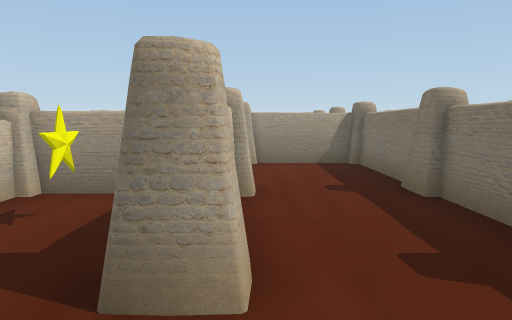
[1] (above)

24 first-person views from a walk through a Unity game level. The camera is 1.2 m above the floor, tilts 6° down and sees 70° across. The floor is counted in squares, 1 m on a side. Each view is taken from the middle of a square. On the plan, view 1 faces up. The plan holds only what a view shows up to about 15 squares ahead; the rest is blank. The place goes on beyond the plan. Some animated figures are not drawn.

[2]
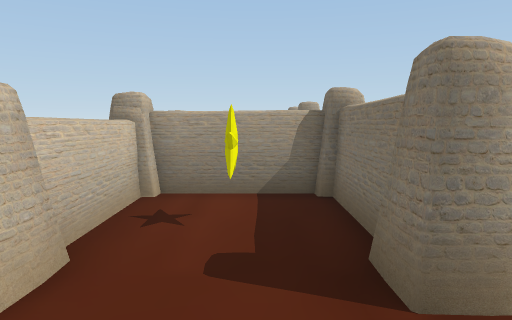

[3]
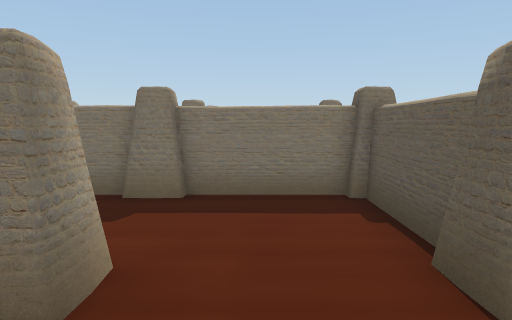

[4]
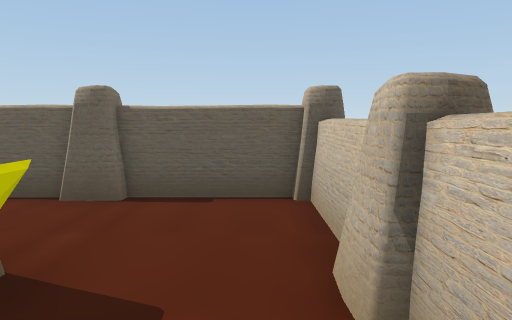

[5]
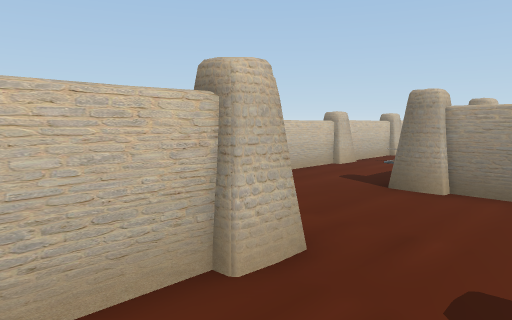

[6]
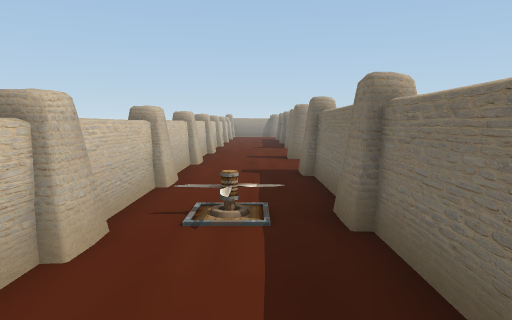

[7]
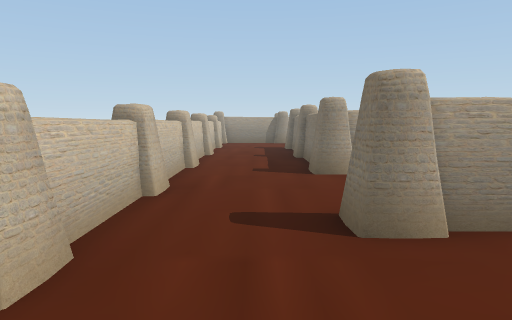

[8]
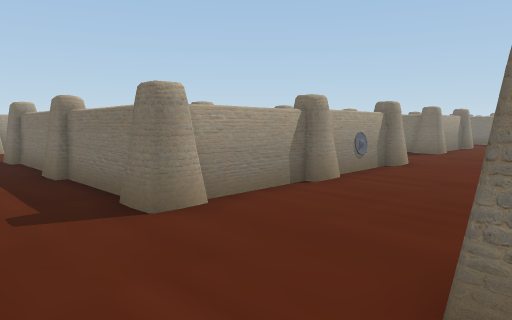

[9]
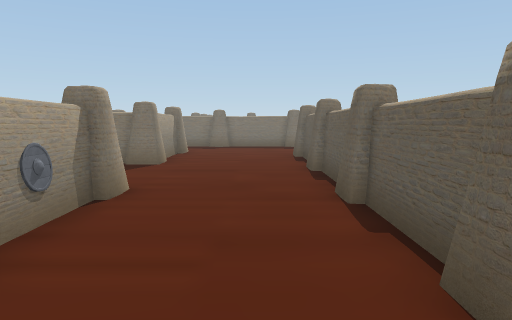

[10]
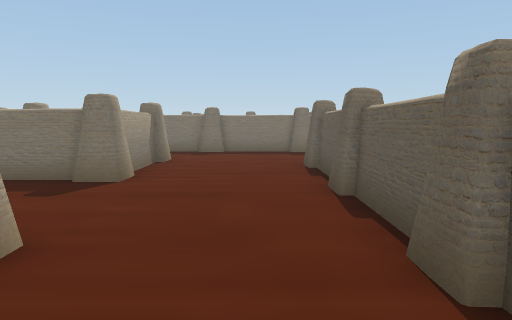

[11]
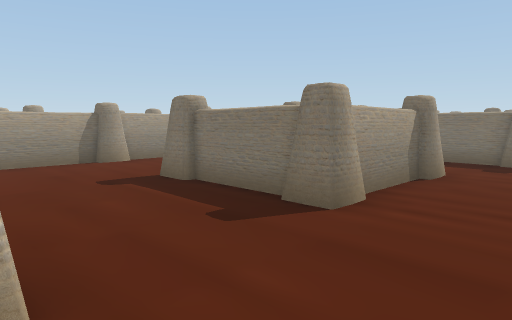

[12]
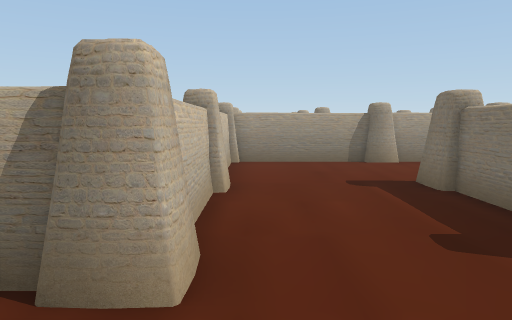

[13]
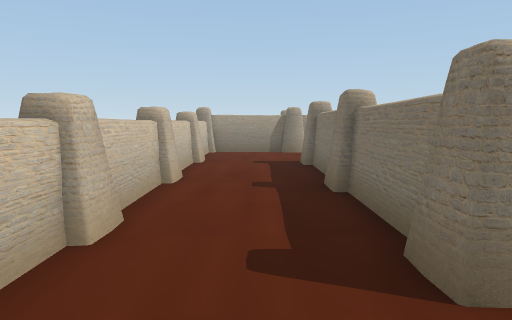

[14]
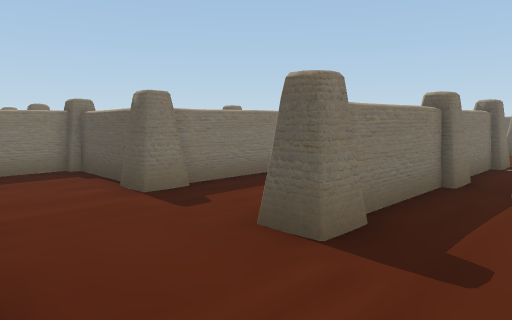

[15]
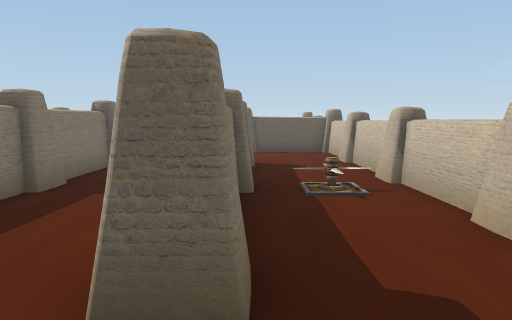

[16]
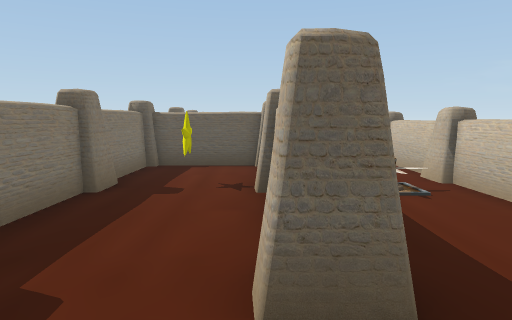

[17]
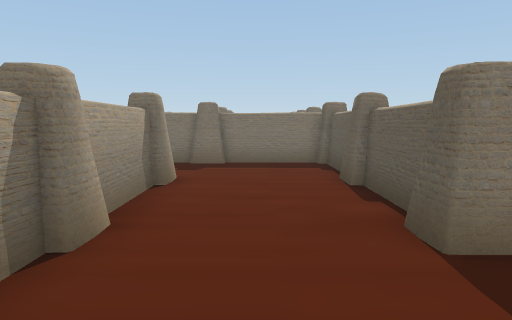

[18]
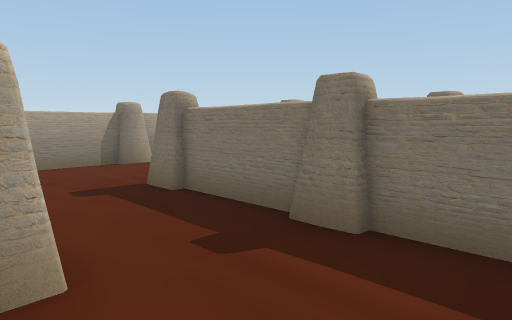

[19]
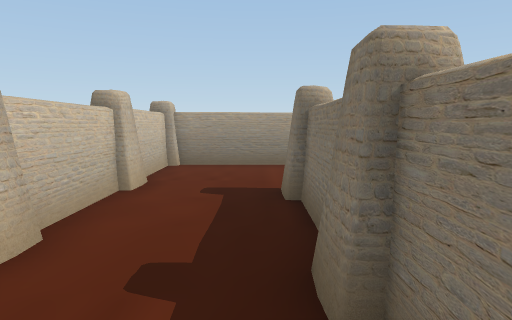

[20]
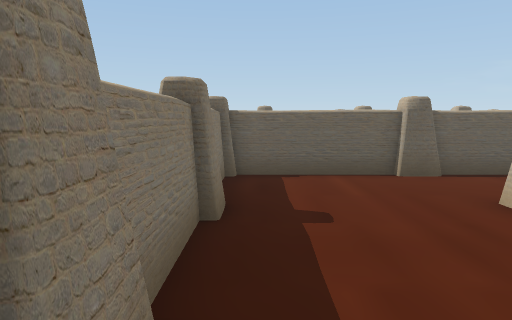

[21]
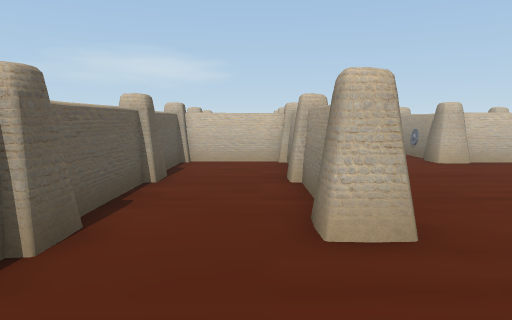

[22]
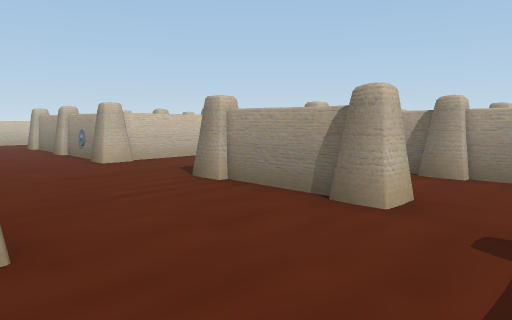

[23]
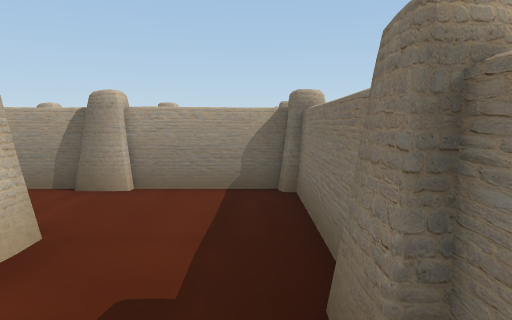

[24]
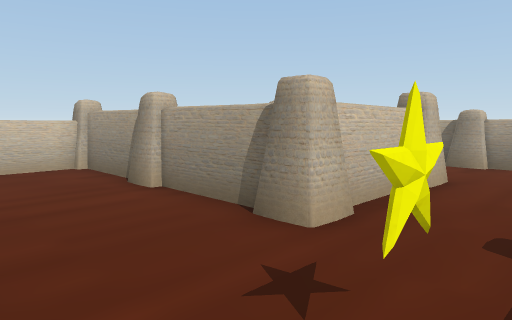

### Floor plan
Key: @ floor where view 1 was taken; # wall or solid block; x gap in a wall; . floor; ^ raised ledge; S star; O other object.
Columns run from 4 left of view 1 to 21 right of it. Each row starts with its distance up from view 1.
 43        x..              x
 42        #..         #^^^^#^
 41        ^..         #.....
 40        ^..         #....
 39 #^^##^^#..    ^#   #....
 38 ^.........         #...#
 37 ^........S         #...^
 36 ^........          #...^
 35 ^...#     .#########...#
 34 ^...#      ^...........#
 33 ^...#      #...........^
 32 ^...#      #...........^
 31 ^...#  #^  #....#^^#^^^#
 30 ^...#  ..  #....# .....^
 29 ^...#      #....#  ....^
 28 #...#      #....#  ....^
 27 ^...#^^##O^#....####...^
 26 ^......................#
 25 ^......................^
 24 ^......................^
 23 ^......................^
 22 ^...###############....#
 21 ^..........#...........^
 20 ^..........#...........^
 19 ^...#..#################
 18 ^...#..#      ..
 17 #...^..#
 16 ^...#..#
 15 ^...#..#
 14 ^...#S.#
 13 ^...^..#
 12 ^...#..#
 11 ^...##^#
 10 ^......#
  9 ^......#
  8 ^......#
  7 ^......#
  6 ##^##..#
  5 ^...#..#
  4 ^.S.#..#
  3 ^..##..#
  2 ^......#
  1 ^......#
  0 ^...@..#
 -1 ########

Positions as (right, up) in squares from view 1, and headings:
1: (0, 0), facing up
2: (-2, 0), facing up
3: (-3, 1), facing right
4: (-3, 5), facing down
5: (2, 4), facing up-left
6: (-2, 10), facing up
7: (-2, 18), facing up
8: (-3, 22), facing up-right
9: (1, 24), facing right
10: (4, 24), facing right
11: (7, 24), facing up-right
12: (8, 24), facing up
13: (-2, 24), facing up
14: (-3, 22), facing down-right
15: (-1, 21), facing down
16: (0, 21), facing down
17: (8, 33), facing right
18: (15, 32), facing up-right
19: (18, 32), facing up
20: (18, 27), facing down
21: (18, 21), facing left
22: (18, 22), facing up-left
23: (18, 24), facing up
24: (6, 35), facing up-left
